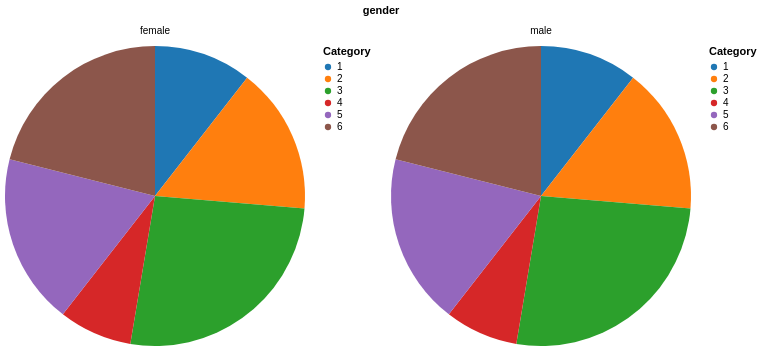

Write the Vega-Lite specification saved for this chart.
### Vega-Lite specification from a JSON file in a GitHub repository (floating-point values rounded to 4 significant figures)
{"$schema": "https://vega.github.io/schema/vega-lite/v4.json", "description": "A simple pie chart with embedded data.", "width": "container", "height": "container", "resolve": {"scale": {"color": "independent"}}, "data": {"values": [{"category": 1, "value": 4, "gender": "male"}, {"category": 2, "value": 6, "gender": "male"}, {"category": 3, "value": 10, "gender": "male"}, {"category": 4, "value": 3, "gender": "male"}, {"category": 5, "value": 7, "gender": "male"}, {"category": 6, "value": 8, "gender": "male"}, {"category": 1, "value": 4, "gender": "female"}, {"category": 2, "value": 6, "gender": "female"}, {"category": 3, "value": 10, "gender": "female"}, {"category": 4, "value": 3, "gender": "female"}, {"category": 5, "value": 7, "gender": "female"}, {"category": 6, "value": 8, "gender": "female"}]}, "mark": {"type": "arc", "innerRadius": 0, "cornerRadius": 0, "padAngle": 0, "outerRadius": 150, "tooltip": true}, "encoding": {"facet": {"field": "gender", "type": "nominal", "columns": 2, "spacing": 20}, "theta": {"field": "value", "type": "quantitative", "stack": true}, "color": {"field": "category", "type": "nominal", "scale": {"range": ["#1f77b4", "#ff7f0e", "#2ca02c", "#d62728", "#9467bd", "#8c564b", "#e377c2", "#7f7f7f", "#bcbd22", "#17becf"]}, "legend": {"title": "Category", "orient": "right", "symbolType": "circle", "fillColor": "#ffffff", "symbolSize": 40}}}}
